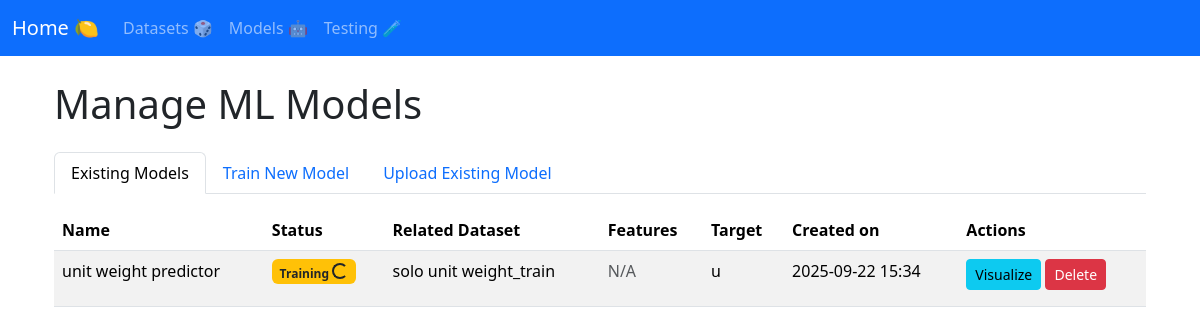
The app's page /manage_MLmodels/, older data.
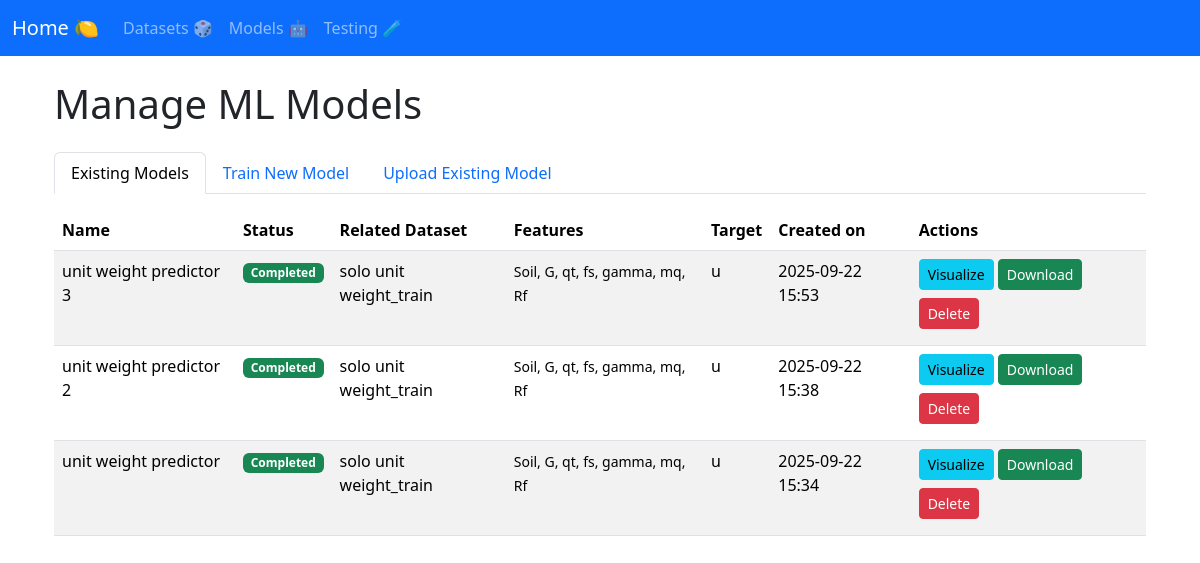
The same page, newer data.
### manage_MLmodels/models.py (models this page shows, shortened)
class MLModel(models.Model):
    file = models.FileField(
        upload_to="MLmodels/",
        help_text="The ZIP file containing the model on Autogluon format",
        blank=True,
        null=True,
    )
    name = models.CharField(max_length=100, help_text="Name of the model")
    description = models.TextField(
        blank=True,
        null=True,
        help_text="A brief description about the model and it's purpouse",
    )
    related_dataset = models.ForeignKey(
        "manage_datasets.Dataset", on_delete=models.SET_NULL, null=True, blank=True
    )
    features = models.JSONField(
        help_text="List of features used by the model", blank=True, null=True
    )
    target = models.CharField(max_length=100, help_text="Target variable name")
    model_type = models.CharField(
        max_length=100,
        default="TabularPredictor",
        help_text="Type of model, e.g., TabularPredictor",
    )
    STATUS_CHOICES = [
        ("TRAINING", "Training"),
        ("COMPLETED", "Completed"),
        ("FAILED", "Failed"),
    ]
    status = models.CharField(
        max_length=10,
        choices=STATUS_CHOICES,
        default="COMPLETED",
        help_text="The current status of the model.",
    )
    date = models.DateTimeField(
        auto_now_add=True, help_text="Date and time when the dataset was uploaded"
    )
    uploaded_by = models.ForeignKey(
        User,
        on_delete=models.SET_NULL,
        blank=True,
        null=True,
        help_text="User who uploaded the model",
    )
    is_evaluated = models.BooleanField(
        default=False, help_text="Indicates if the model has been evaluated."
    )
    evaluation_date = models.DateTimeField(
        blank=True,
        null=True,
        help_text="Date and time when the model was last evaluated.",
    )
    evaluation_metrics = models.JSONField(
        blank=True,
        null=True,
        help_text="Key-value pairs of evaluation metrics (e.g., accuracy, F1-score).",
    )
    evaluation_plots = models.JSONField(
        blank=True,
        null=True,
        help_text="Cached plots from model evaluation or prediction simulations.",
    )

### manage_datasets/models.py (models this page shows)
class Dataset(models.Model):
    file = models.FileField(
        upload_to="datasets/", help_text="The CSV file containing the dataset"
    )
    name = models.CharField(max_length=100, help_text="Name of the dataset")
    separator = models.CharField(
        max_length=10,
        default=",",
        help_text="Separator used in the CSV file (e.g., ',', ';', '\t')",
    )
    encoding = models.CharField(
        max_length=20,
        default="utf-8",
        help_text="Encoding of the CSV file (e.g., 'utf-8', 'latin-1')",
    )
    description = models.TextField(
        blank=True, null=True, help_text="A brief description of the dataset's contents"
    )
    date = models.DateTimeField(
        auto_now_add=True, help_text="Date and time when the dataset was uploaded"
    )
    n_rows = models.IntegerField(default=0, help_text="Number of rows in the dataset")
    columns = models.JSONField(
        help_text="JSON representation of the column names and their data types"
    )
    n_columns = models.IntegerField(
        default=0, help_text="Number of columns in the dataset"
    )
    uploaded_by = models.ForeignKey(
        User,
        on_delete=models.SET_NULL,
        blank=True,
        null=True,
        help_text="User who uploaded the dataset",
    )
    plots_context = models.JSONField(
        blank=True, null=True, help_text="Cached plots for visualization"
    )
    stats_context = models.JSONField(
        blank=True, null=True, help_text="Cached stats for visualization"
    )
    head_context = models.TextField(
        blank=True,
        null=True,
        help_text="Cached HTML for the head of the dataset for visualization",
    )
    def __str__(self):
        return str(self.name)

### manage_MLmodels/views.py (the view, shortened to what this page needs)
# urls.py: path("", include("manage_MLmodels.urls")),
def manage_MLmodels(request):
    upload_form = None
    train_form = None
    selected_target = ""
    selected_features = []
    upload_form = upload_form or UploadMLModelForm(prefix="upload")
    if train_form is None:
        dataset_id = request.GET.get("train-dataset")
        if dataset_id:
            try:
                dataset = Dataset.objects.get(pk=dataset_id)
                columns = (
                    list(dataset.columns.keys())
                    if isinstance(dataset.columns, dict)
                    else list(dataset.columns or [])
                )
                choices = [
                    (c, c) for c in columns
                ]  # Instantiate with the dataset's initial value to show the select already with a value
                train_form = TrainMLModelForm(
                    prefix="train", initial={"dataset": dataset}
                )
                train_form.fields["target"].choices = choices
                train_form.fields["features"].choices = choices
            except Dataset.DoesNotExist:
                train_form = TrainMLModelForm(prefix="train")
        else:
            train_form = TrainMLModelForm(prefix="train")
    selected_features_json = json.dumps(selected_features)
    models = MLModel.objects.all().order_by("-date")
    context = {
        "models": models,
        "upload_form": upload_form,
        "train_form": train_form,
        "selected_target": selected_target,
        "selected_features_json": selected_features_json,
    }
    return render(request, "manage_MLmodels.html", context)

### templates/manage_MLmodels.html (shortened to what this page needs)
{% extends "base.html" %}
{% block content %}
<div class="container mt-4">
    <h1 class="mb-4">Manage ML Models</h1>
    <ul class="nav nav-tabs" id="modelTabs" role="tablist">
        <li class="nav-item" role="presentation">
            <button class="nav-link active" id="list-tab" data-bs-toggle="tab" data-bs-target="#list-panel" type="button" role="tab" aria-controls="list-panel" aria-selected="true">Existing Models</button>
        </li>
        <li class="nav-item" role="presentation">
            <button class="nav-link" id="train-tab" data-bs-toggle="tab" data-bs-target="#train-panel" type="button" role="tab" aria-controls="train-panel" aria-selected="false">Train New Model</button>
        </li>
        <li class="nav-item" role="presentation">
            <button class="nav-link" id="upload-tab" data-bs-toggle="tab" data-bs-target="#upload-panel" type="button" role="tab" aria-controls="upload-panel" aria-selected="false">Upload Existing Model</button>
        </li>
    </ul>
    <div class="tab-content" id="modelTabsContent">
        <div class="tab-pane fade show active" id="list-panel" role="tabpanel" aria-labelledby="list-tab">
            <div class="table-responsive mt-3">
                <table class="table table-striped table-hover">
                    <thead>
                        <tr>
                            <th scope="col">Name</th>
                            <th scope="col">Status</th>
                            <th scope="col">Related Dataset</th>
                            <th scope="col">Features</th>
                            <th scope="col">Target</th>
                            <th scope="col">Created on</th>
                            <th scope="col">Actions</th>
                        </tr>
                    </thead>
                    <tbody>
                        {% for model in models %}
                        <tr id="model-row-{{ model.id }}" {% if model.status == 'TRAINING' %}data-is-training="true"{% endif %}>
                            {% include "_MLmodel_row_partial.html" %}
                        </tr>
                        {% empty %}
                        <tr>
                            <td colspan="7" class="text-center">No models found.</td>
                        </tr>
                        {% endfor %}
                    </tbody>
                </table>
            </div>
        </div>
    </div>
</div>
{% endblock %}

### templates/_MLmodel_row_partial.html (shortened to what this page needs)
<td>{{ model.name }}</td>
<td>
    {% if model.status == 'TRAINING' %}
        <span class="badge bg-warning text-dark">{{ model.get_status_display }} <span class="spinner-border spinner-border-sm" role="status" aria-hidden="true"></span></span>
    {% elif model.status == 'COMPLETED' %}
        <span class="badge bg-success">{{ model.get_status_display }}</span>
    {% elif model.status == 'FAILED' %}
        <span class="badge bg-danger">{{ model.get_status_display }}</span>
    {% else %}
        <span class="badge bg-secondary">{{ model.get_status_display }}</span>
    {% endif %}
</td>
<td>{{ model.related_dataset.name|default:"N/A" }}</td>
<td>
    {% if model.features %}
        <small>{{ model.features|join:", " }}</small>
    {% else %}
        <span class="text-muted">N/A</span>
    {% endif %}
</td>
<td>{{ model.target|default_if_none:"N/A" }}</td>
<td>{{ model.date|date:"Y-m-d H:i" }}</td>
<td>
    <a href="{% url 'visualize_MLmodel_view' model.id %}"
        class="btn btn-sm btn-info mb-2 visualize-btn"
        >
        Visualize
    </a>
    {% if model.file %}
    <a href="{% url 'download_MLmodel_view' model.id %}"
        class="btn btn-sm btn-success mb-2">
        Download
    </a>
    {% endif %}
    <a href="{% url 'delete_MLmodel_view' model.id %}"
        class="btn btn-sm btn-danger mb-2"
        onclick="return confirm('Are you sure you want to delete this model?');">
        Delete
    </a>
</td>

Row changes from the older to the newer data that the page shows:
added MLModel: name "unit weight predictor 3", status "Completed", related_dataset.name "solo unit weight_train", features "Soil, G, qt, fs, gamma, mq, Rf", target "u", date "2025-09-22 15:53", shows "Download"
added MLModel: name "unit weight predictor 2", status "Completed", related_dataset.name "solo unit weight_train", features "Soil, G, qt, fs, gamma, mq, Rf", target "u", date "2025-09-22 15:38", shows "Download"
changed MLModel "unit weight predictor": features (not shown) → "Soil, G, qt, fs, gamma, mq, Rf"; status "Training" → "Completed"
